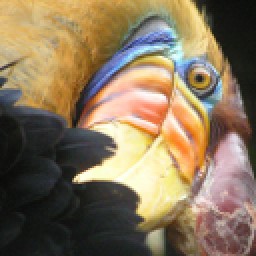
#> input picture input.png, 128 x 128 px (shown 2 times larger)
$ python image.py
#> lines starting #> are read from the running program, lines starting #| are printed output that depends on the picture
#Assignment 0, Quesiton 2

import cv2
import numpy as np


img = cv2.imread('input.png')
#> img is the input picture: shape (128, 128, 3); mean B, G, R 91.3, 117.4, 135.4
cv2.imshow("original", img)

height = img.shape[0]
#> height = 128
width = img.shape[1]
#> width = 128

array1 = np.array((255, 0, 0))
array2 = np.array((0, 255, 0))
array3 = np.array((0, 0, 255))

for y in range(0, height):
    for x in range (0, width):
        distX = np.linalg.norm(img[y, x] - array1)
        distY = np.linalg.norm(img[y, x] - array2)
        distZ = np.linalg.norm(img[y, x] - array3)

        if (distX > distY and distX > distZ):
            img[y, x] = distX

        if (distY > distZ):
            img[y, x] = distY

        else:   img[y, x] = distZ
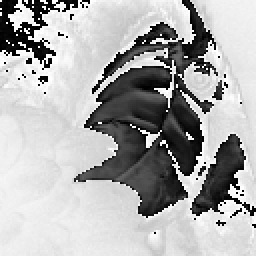
#> img: shape (128, 128, 3) (shown 2 times larger); min 0, max 255, mean 172.8

cv2.imwrite('output1.png', img)
